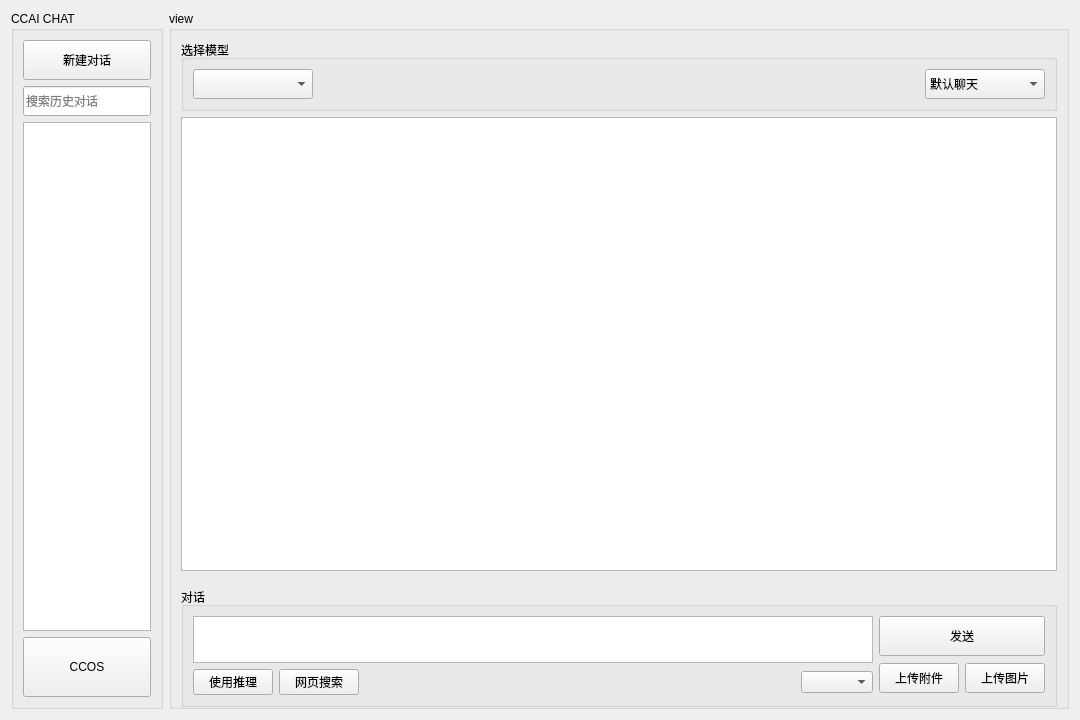
<?xml version="1.0" encoding="UTF-8"?>
<ui version="4.0">
 <class>CCAI</class>
 <widget class="QWidget" name="CCAI">
  <property name="geometry">
   <rect>
    <x>0</x>
    <y>0</y>
    <width>1080</width>
    <height>720</height>
   </rect>
  </property>
  <property name="windowTitle">
   <string>Form</string>
  </property>
  <layout class="QHBoxLayout" name="horizontalLayout">
   <item>
    <widget class="QGroupBox" name="groupBox_ccai_sidebar">
     <property name="maximumSize">
      <size>
       <width>160</width>
       <height>16777215</height>
      </size>
     </property>
     <property name="title">
      <string>CCAI CHAT</string>
     </property>
     <layout class="QVBoxLayout" name="verticalLayout">
      <item>
       <widget class="QPushButton" name="pushButton_ccai_sidebar_newchat">
        <property name="minimumSize">
         <size>
          <width>0</width>
          <height>40</height>
         </size>
        </property>
        <property name="text">
         <string>新建对话</string>
        </property>
       </widget>
      </item>
      <item>
       <widget class="QLineEdit" name="lineEdit_ccai_sidebar_search">
        <property name="minimumSize">
         <size>
          <width>0</width>
          <height>30</height>
         </size>
        </property>
        <property name="text">
         <string/>
        </property>
        <property name="placeholderText">
         <string>搜索历史对话</string>
        </property>
       </widget>
      </item>
      <item>
       <widget class="QListView" name="listView_ccai_sidebar_chatlist"/>
      </item>
      <item>
       <widget class="QPushButton" name="pushButton_ccai_sidebar_login">
        <property name="minimumSize">
         <size>
          <width>0</width>
          <height>60</height>
         </size>
        </property>
        <property name="text">
         <string>CCOS</string>
        </property>
       </widget>
      </item>
     </layout>
    </widget>
   </item>
   <item>
    <widget class="QGroupBox" name="groupBox_ccai_chat">
     <property name="title">
      <string>view</string>
     </property>
     <layout class="QVBoxLayout" name="verticalLayout_2">
      <item>
       <widget class="QGroupBox" name="groupBox_ccai_chat_model">
        <property name="minimumSize">
         <size>
          <width>0</width>
          <height>40</height>
         </size>
        </property>
        <property name="maximumSize">
         <size>
          <width>16777215</width>
          <height>80</height>
         </size>
        </property>
        <property name="title">
         <string>选择模型</string>
        </property>
        <layout class="QHBoxLayout" name="horizontalLayout_2">
         <item>
          <widget class="QComboBox" name="comboBox_ccai_chat_model_select">
           <property name="minimumSize">
            <size>
             <width>120</width>
             <height>30</height>
            </size>
           </property>
          </widget>
         </item>
         <item>
          <spacer name="horizontalSpacer_ccai_chat_model">
           <property name="orientation">
            <enum>Qt::Orientation::Horizontal</enum>
           </property>
           <property name="sizeHint" stdset="0">
            <size>
             <width>40</width>
             <height>20</height>
            </size>
           </property>
          </spacer>
         </item>
         <item>
          <widget class="QComboBox" name="comboBox_ccai_chat_tools_select">
           <property name="minimumSize">
            <size>
             <width>120</width>
             <height>30</height>
            </size>
           </property>
           <item>
            <property name="text">
             <string>默认聊天</string>
            </property>
           </item>
           <item>
            <property name="text">
             <string>生成文章</string>
            </property>
           </item>
           <item>
            <property name="text">
             <string>生成音乐</string>
            </property>
           </item>
           <item>
            <property name="text">
             <string>生成视频</string>
            </property>
           </item>
           <item>
            <property name="text">
             <string>AI换脸</string>
            </property>
           </item>
           <item>
            <property name="text">
             <string>AI换声</string>
            </property>
           </item>
          </widget>
         </item>
        </layout>
       </widget>
      </item>
      <item>
       <widget class="QTextBrowser" name="textBrowser_ccai_chat_output"/>
      </item>
      <item>
       <widget class="QGroupBox" name="groupBox_ccai_chat_input">
        <property name="minimumSize">
         <size>
          <width>0</width>
          <height>120</height>
         </size>
        </property>
        <property name="maximumSize">
         <size>
          <width>16777215</width>
          <height>100</height>
         </size>
        </property>
        <property name="title">
         <string>对话</string>
        </property>
        <layout class="QGridLayout" name="gridLayout">
         <item row="0" column="6" colspan="2">
          <widget class="QPushButton" name="pushButton_ccai_chat_input_send">
           <property name="minimumSize">
            <size>
             <width>0</width>
             <height>40</height>
            </size>
           </property>
           <property name="text">
            <string>发送</string>
           </property>
          </widget>
         </item>
         <item row="2" column="1">
          <widget class="QPushButton" name="pushButton_ccai_chat_input_enableweb">
           <property name="maximumSize">
            <size>
             <width>80</width>
             <height>16777215</height>
            </size>
           </property>
           <property name="text">
            <string>网页搜索</string>
           </property>
          </widget>
         </item>
         <item row="1" column="6" rowspan="2">
          <widget class="QPushButton" name="pushButton_ccai_chat_input_file">
           <property name="minimumSize">
            <size>
             <width>0</width>
             <height>30</height>
            </size>
           </property>
           <property name="text">
            <string>上传附件</string>
           </property>
          </widget>
         </item>
         <item row="0" column="0" rowspan="2" colspan="4">
          <widget class="QTextEdit" name="textEdit_ccai_chat_input">
           <property name="minimumSize">
            <size>
             <width>680</width>
             <height>40</height>
            </size>
           </property>
          </widget>
         </item>
         <item row="1" column="7" rowspan="2">
          <widget class="QPushButton" name="pushButton_ccai_chat_input_img">
           <property name="minimumSize">
            <size>
             <width>0</width>
             <height>30</height>
            </size>
           </property>
           <property name="text">
            <string>上传图片</string>
           </property>
          </widget>
         </item>
         <item row="2" column="3">
          <widget class="QComboBox" name="comboBox_ccai_chat_input_deep">
           <property name="maximumSize">
            <size>
             <width>80</width>
             <height>16777215</height>
            </size>
           </property>
          </widget>
         </item>
         <item row="2" column="0">
          <widget class="QPushButton" name="pushButton_ccai_chat_input_enablethink">
           <property name="maximumSize">
            <size>
             <width>80</width>
             <height>16777215</height>
            </size>
           </property>
           <property name="text">
            <string>使用推理</string>
           </property>
          </widget>
         </item>
         <item row="2" column="2">
          <spacer name="horizontalSpacer_ccai_chat_input">
           <property name="orientation">
            <enum>Qt::Orientation::Horizontal</enum>
           </property>
           <property name="sizeHint" stdset="0">
            <size>
             <width>40</width>
             <height>20</height>
            </size>
           </property>
          </spacer>
         </item>
        </layout>
       </widget>
      </item>
     </layout>
    </widget>
   </item>
  </layout>
 </widget>
 <resources/>
 <connections/>
</ui>
